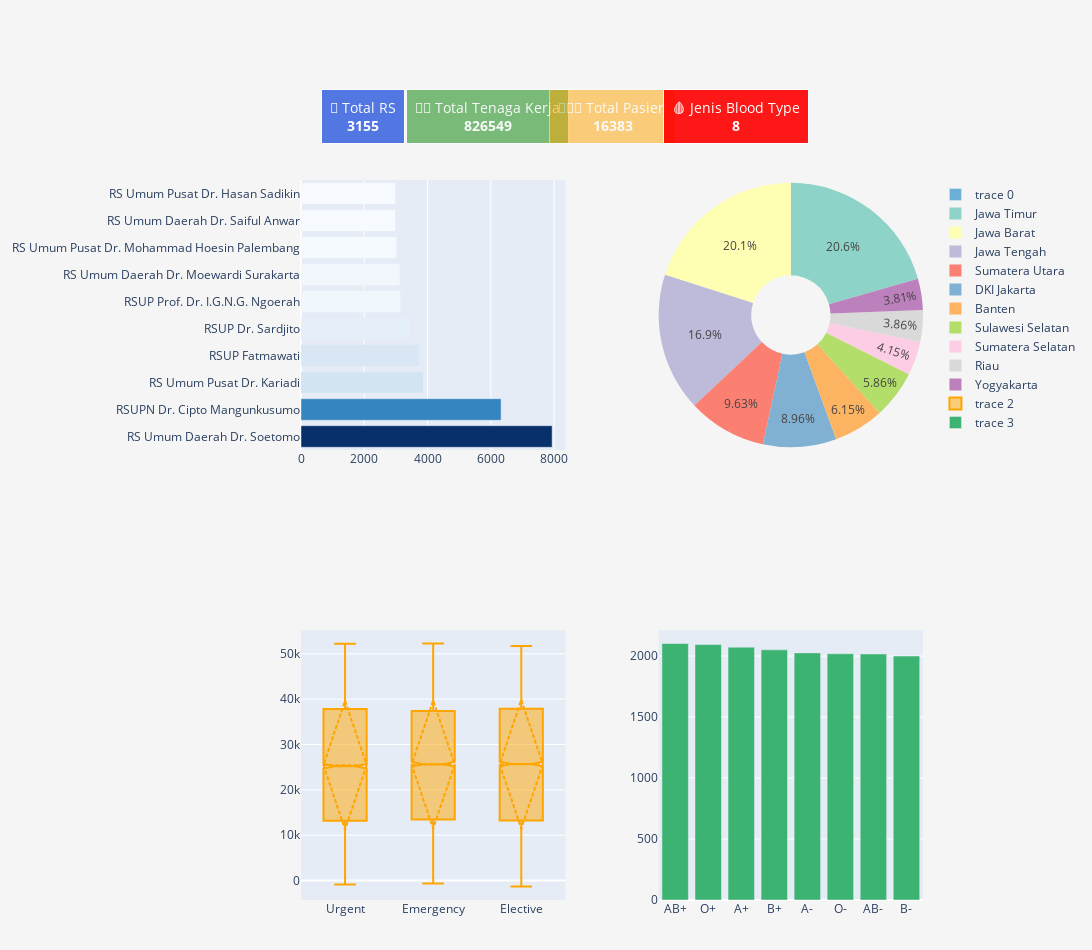

Source (notebook cell):
### Code cell
import pandas as pd
import plotly.graph_objects as go
from plotly.subplots import make_subplots
import plotly.express as px

# ============================
# Load Data
# ============================
hospital = pd.read_excel("Hospital_Indonesia_datasets.xls")
healthcare = pd.read_excel("healthcare_dataset.xls")

# ============================
# Persiapan Data
# ============================
total_rs = hospital.shape[0]
total_tenaga = hospital['total_tenaga_kerja'].sum()
total_pasien = healthcare.shape[0]
total_blood_types = healthcare['Blood Type'].nunique()

# Top 10 RS Tenaga Kerja
top10_tenaga = hospital.sort_values('total_tenaga_kerja', ascending=False).head(10)

# Pie Chart RS per Provinsi (top 10)
rs_provinsi = hospital.groupby('propinsi').size().reset_index(name='Jumlah_RS')
top10_provinsi_pie = rs_provinsi.sort_values('Jumlah_RS', ascending=False).head(10)

# Count Blood Type pasien
blood_count = healthcare['Blood Type'].value_counts().reset_index()
blood_count.columns = ['Blood Type','Jumlah']

# ============================
# Buat Subplots 2x2
# ============================
fig = make_subplots(
    rows=2, cols=2,
    specs=[[{"type":"xy"}, {"type":"domain"}],
           [{"type":"xy"}, {"type":"xy"}]],
    subplot_titles=(
        "Top 10 RS Tenaga Kerja",
        "Distribusi RS per Provinsi (Top 10)",
        "Billing Amount per Admission Type",
        "Distribusi Blood Type Pasien"
    ),
    horizontal_spacing=0.15, vertical_spacing=0.25
)

# ============================
# Chart 1: Horizontal Bar Top 10 RS Tenaga Kerja
# ============================
fig.add_trace(
    go.Bar(
        x=top10_tenaga['total_tenaga_kerja'], 
        y=top10_tenaga['nama'],
        orientation='h',
        marker=dict(color=top10_tenaga['total_tenaga_kerja'], colorscale='Blues'),
        hovertemplate='%{y}: %{x} tenaga kerja<extra></extra>'
    ),
    row=1, col=1
)

# ============================
# Chart 2: Pie Chart Top 10 Provinsi RS
# ============================
fig.add_trace(
    go.Pie(
        labels=top10_provinsi_pie['propinsi'],
        values=top10_provinsi_pie['Jumlah_RS'],
        hole=0.3,
        marker=dict(colors=px.colors.qualitative.Set3),
        hoverinfo='label+value+percent'
    ),
    row=1, col=2
)

# ============================
# Chart 3: Boxplot Billing Amount per Admission Type
# ============================
fig.add_trace(
    go.Box(
        y=healthcare['Billing Amount'],
        x=healthcare['Admission Type'],
        marker_color='orange',
        notched=True,
        boxmean='sd',
        hovertemplate='Admission: %{x}<br>Billing: %{y}<extra></extra>'
    ),
    row=2, col=1
)

# ============================
# Chart 4: Countplot Blood Type pasien
# ============================
fig.add_trace(
    go.Bar(
        x=blood_count['Blood Type'],
        y=blood_count['Jumlah'],
        marker_color='mediumseagreen',
        hovertemplate='Blood Type %{x}: %{y} pasien<extra></extra>'
    ),
    row=2, col=2
)

# ============================
# Card Indikator di atas chart
# ============================
annotations = [
    dict(text=f"🏥 Total RS<br><b>{total_rs}</b>", x=0.1, y=1.05,
         xref="paper", yref="paper", showarrow=False,
         font=dict(size=14, color="white"), align="center",
         bgcolor="royalblue", opacity=0.9, borderpad=8, bordercolor='white', borderwidth=1),
    dict(text=f"👩⚕️ Total Tenaga Kerja<br><b>{total_tenaga}</b>", x=0.3, y=1.05,
         xref="paper", yref="paper", showarrow=False,
         font=dict(size=14, color="white"), align="center",
         bgcolor="green", opacity=0.5, borderpad=8, bordercolor='white', borderwidth=1),
    dict(text=f"🧑🤝🧑 Total Pasien<br><b>{total_pasien}</b>", x=0.5, y=1.05,
         xref="paper", yref="paper", showarrow=False,
         font=dict(size=14, color="white"), align="center",
         bgcolor="orange", opacity=0.5, borderpad=8, bordercolor='white', borderwidth=1),
    dict(text=f"🩸 Jenis Blood Type<br><b>{total_blood_types}</b>", x=0.7, y=1.05,
         xref="paper", yref="paper", showarrow=False,
         font=dict(size=14, color="white"), align="center",
         bgcolor="red", opacity=0.9, borderpad=8, bordercolor='white', borderwidth=1),
]

fig.update_layout(annotations=annotations)

# ============================
# Layout Dashboard
# ============================
fig.update_layout(
    height=950, width=1200,
    showlegend=True,
    margin=dict(t=180, b=50, l=50, r=50),
    paper_bgcolor='whitesmoke'
)

# ============================
# Tampilkan dashboard
# ============================
fig.show()

### Figure 1 — Plotly figure (JSON) as saved in the notebook; plotly's stock layout.template omitted (floating-point values rounded to 4 significant figures; data arrays with more than 128 entries replaced by an {"elided": "..."} marker saying what was removed)
{"data": [{"hovertemplate": "%{y}: %{x} tenaga kerja<extra></extra>", "marker": {"color": [7939, 6325, 3871, 3736, 3454, 3149, 3128, 3030, 2983, 2979], "colorscale": [[0, "rgb(247,251,255)"], [0.125, "rgb(222,235,247)"], [0.25, "rgb(198,219,239)"], [0.375, "rgb(158,202,225)"], [0.5, "rgb(107,174,214)"], [0.625, "rgb(66,146,198)"], [0.75, "rgb(33,113,181)"], [0.875, "rgb(8,81,156)"], [1, "rgb(8,48,107)"]]}, "orientation": "h", "type": "bar", "x": [7939, 6325, 3871, 3736, 3454, 3149, 3128, 3030, 2983, 2979], "xaxis": "x", "y": ["RS Umum Daerah Dr. Soetomo", "RSUPN Dr. Cipto Mangunkusumo", "RS Umum Pusat Dr. Kariadi", "RSUP Fatmawati", "RSUP Dr. Sardjito", "RSUP Prof. Dr. I.G.N.G. Ngoerah", "RS Umum Daerah Dr. Moewardi Surakarta", "RS Umum Pusat Dr. Mohammad Hoesin Palembang", "RS Umum Daerah Dr. Saiful Anwar", "RS Umum Pusat Dr. Hasan Sadikin"], "yaxis": "y"}, {"domain": {"x": [0.575, 1], "y": [0.625, 1]}, "hole": 0.3, "hoverinfo": "label+value+percent", "labels": ["Jawa Timur", "Jawa Barat", "Jawa Tengah", "Sumatera Utara", "DKI Jakarta", "Banten", "Sulawesi Selatan", "Sumatera Selatan", "Riau", "Yogyakarta"], "marker": {"colors": ["rgb(141,211,199)", "rgb(255,255,179)", "rgb(190,186,218)", "rgb(251,128,114)", "rgb(128,177,211)", "rgb(253,180,98)", "rgb(179,222,105)", "rgb(252,205,229)", "rgb(217,217,217)", "rgb(188,128,189)", "rgb(204,235,197)", "rgb(255,237,111)"]}, "type": "pie", "values": [432, 421, 355, 202, 188, 129, 123, 87, 81, 80]}, {"boxmean": "sd", "hovertemplate": "Admission: %{x}<br>Billing: %{y}<extra></extra>", "marker": {"color": "orange"}, "notched": true, "type": "box", "x": {"elided": "16383 str values"}, "xaxis": "x2", "y": {"elided": "16383 float values"}, "yaxis": "y2"}, {"hovertemplate": "Blood Type %{x}: %{y} pasien<extra></extra>", "marker": {"color": "mediumseagreen"}, "type": "bar", "x": ["AB+", "O+", "A+", "B+", "A-", "O-", "AB-", "B-"], "xaxis": "x3", "y": [2103, 2094, 2073, 2051, 2026, 2019, 2017, 2000], "yaxis": "y3"}], "layout": {"annotations": [{"align": "center", "bgcolor": "royalblue", "bordercolor": "white", "borderpad": 8, "borderwidth": 1, "font": {"color": "white", "size": 14}, "opacity": 0.9, "showarrow": false, "text": "🏥 Total RS<br><b>3155</b>", "x": 0.1, "xanchor": "center", "xref": "paper", "y": 1.05, "yanchor": "bottom", "yref": "paper"}, {"align": "center", "bgcolor": "green", "bordercolor": "white", "borderpad": 8, "borderwidth": 1, "font": {"color": "white", "size": 14}, "opacity": 0.5, "showarrow": false, "text": "👩⚕️ Total Tenaga Kerja<br><b>826549</b>", "x": 0.3, "xanchor": "center", "xref": "paper", "y": 1.05, "yanchor": "bottom", "yref": "paper"}, {"align": "center", "bgcolor": "orange", "bordercolor": "white", "borderpad": 8, "borderwidth": 1, "font": {"color": "white", "size": 14}, "opacity": 0.5, "showarrow": false, "text": "🧑🤝🧑 Total Pasien<br><b>16383</b>", "x": 0.5, "xanchor": "center", "xref": "paper", "y": 1.05, "yanchor": "bottom", "yref": "paper"}, {"align": "center", "bgcolor": "red", "bordercolor": "white", "borderpad": 8, "borderwidth": 1, "font": {"color": "white", "size": 14}, "opacity": 0.9, "showarrow": false, "text": "🩸 Jenis Blood Type<br><b>8</b>", "x": 0.7, "xanchor": "center", "xref": "paper", "y": 1.05, "yanchor": "bottom", "yref": "paper"}], "height": 950, "margin": {"b": 50, "l": 50, "r": 50, "t": 180}, "paper_bgcolor": "whitesmoke", "showlegend": true, "width": 1200, "xaxis": {"anchor": "y", "domain": [0, 0.425]}, "xaxis2": {"anchor": "y2", "domain": [0, 0.425]}, "xaxis3": {"anchor": "y3", "domain": [0.575, 1]}, "yaxis": {"anchor": "x", "domain": [0.625, 1]}, "yaxis2": {"anchor": "x2", "domain": [0, 0.375]}, "yaxis3": {"anchor": "x3", "domain": [0, 0.375]}}}
